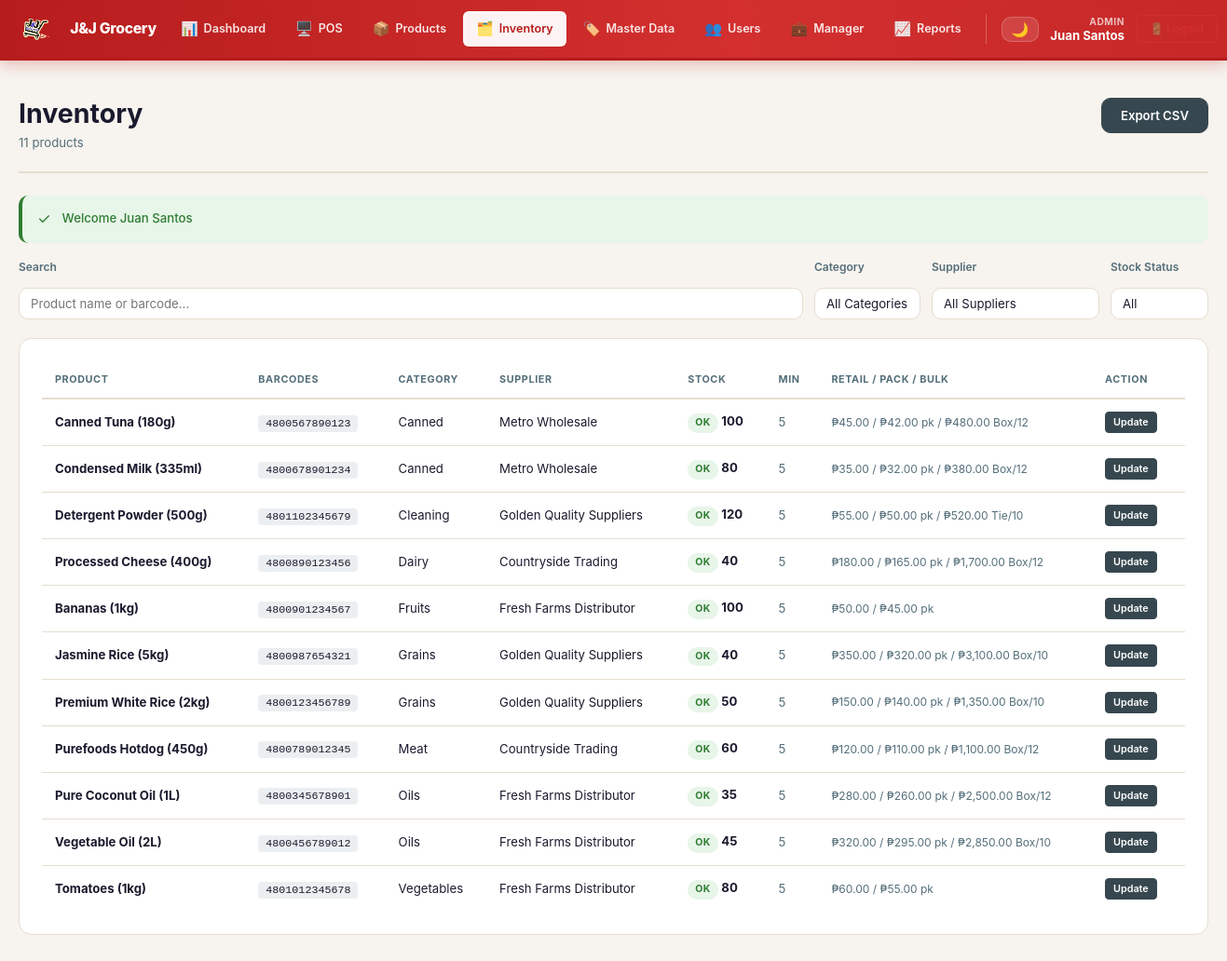
Page /pages/inventory.php (signed in) on the committed database.
### tables this page shows
CREATE TABLE products (
    id INT AUTO_INCREMENT PRIMARY KEY,
    name VARCHAR(150) NOT NULL,
    barcode VARCHAR(50) UNIQUE,
    description TEXT,
    category_id INT,
    supplier_id INT,
    
     
    price_retail DECIMAL(10, 2) NOT NULL,
    
     
    price_sarisar DECIMAL(10, 2),
    
     
    price_bulk DECIMAL(10, 2),
    bulk_unit VARCHAR(50) DEFAULT 'Dozen',
    
     
    quantity INT,
    min_quantity INT DEFAULT 5,
    
    active TINYINT(1) DEFAULT 1,
    created_at TIMESTAMP DEFAULT CURRENT_TIMESTAMP,
    updated_at TIMESTAMP DEFAULT CURRENT_TIMESTAMP ON UPDATE CURRENT_TIMESTAMP,
    FOREIGN KEY (category_id) REFERENCES categories(id) ON DELETE SET NULL,
    FOREIGN KEY (supplier_id) REFERENCES suppliers(id) ON DELETE SET NULL,
    INDEX idx_barcode (barcode),
    INDEX idx_category (category_id),
    INDEX idx_supplier (supplier_id),
    INDEX idx_active (active)
);

CREATE TABLE categories (
    id INT AUTO_INCREMENT PRIMARY KEY,
    name VARCHAR(100) NOT NULL UNIQUE,
    description TEXT,
    created_at TIMESTAMP DEFAULT CURRENT_TIMESTAMP,
    INDEX idx_name (name)
);

CREATE TABLE suppliers (
    id INT AUTO_INCREMENT PRIMARY KEY,
    name VARCHAR(150) NOT NULL UNIQUE,
    contact VARCHAR(20),
    email VARCHAR(100),
    address TEXT,
    created_at TIMESTAMP DEFAULT CURRENT_TIMESTAMP,
    updated_at TIMESTAMP DEFAULT CURRENT_TIMESTAMP ON UPDATE CURRENT_TIMESTAMP,
    INDEX idx_name (name)
);

### config/database.php (called while the page is built, shortened)
<?php
class Database {
    public $connection;
    private function connect() {
        $this->connection = new mysqli(
            DB_HOST,
            DB_USER,
            DB_PASS,
            DB_NAME,
            DB_PORT
        );
        $this->connection->set_charset("utf8mb4");
    }
        ?>
        <?php
    public function query($sql, $params = []) {
        $stmt = $this->connection->prepare($sql);
        if (!$stmt->execute()) {
            $this->last_error = $stmt->error;
            return false;
        }
        return $stmt->get_result();
    }
    public function fetchAll($sql, $params = []) {
        $result = $this->query($sql, $params);
        $data = [];
        if ($result) {
            while ($row = $result->fetch_assoc()) {
                $data[] = $row;
            }
        }
        return $data;
    }
}
$db = new Database();
?>

### pages/inventory.php (the view, shortened to what this page needs)
<?php
require_once __DIR__ . '/../config/database.php';
require_once __DIR__ . '/../config/helpers.php';
$page_title = 'Inventory';
$products = $db->fetchAll(
    "SELECT p.id, p.name, p.barcode, p.quantity, p.min_quantity,
            p.price_retail, p.price_sarisar, p.price_bulk, p.bulk_unit,
            c.name AS category_name, c.id AS category_id,
            s.name AS supplier_name, s.id AS supplier_id
     FROM products p
     LEFT JOIN categories c ON p.category_id = c.id
     LEFT JOIN suppliers s  ON p.supplier_id  = s.id
     WHERE p.active = 1
     ORDER BY c.name, p.name"
);
?>
<!DOCTYPE html>
<html lang="fil">
<head>
    <link rel="stylesheet" href="<?php echo CSS_URL; ?>/main.css">
</head>
<body class="dashboard-page">
    <?php include __DIR__ . '/../templates/navbar.php'; ?>
    <div class="dashboard-container">
        <div class="page-header">
            <div>
                <h1><?php echo $page_title; ?></h1>
                <p class="text-muted"><?php echo count($products); ?> products</p>
            </div>
            <button class="btn btn-secondary" onclick="exportInventory()">Export CSV</button>
        </div>
        <?php displayMessage(); ?>
        <div class="filter-bar">
            <div class="filter-item filter-search">
                <label>Search</label>
                <input type="text" id="searchInput" placeholder="Product name or barcode..." oninput="applyFilters()">
            </div>
            <div class="filter-item">
                <label>Category</label>
                <select id="categoryFilter" onchange="applyFilters()">
                    <option value="">All Categories</option>
                </select>
            </div>
            <div class="filter-item">
                <label>Supplier</label>
                <select id="supplierFilter" onchange="applyFilters()">
                    <option value="">All Suppliers</option>
                </select>
            </div>
            <div class="filter-item">
                <label>Stock Status</label>
                <select id="stockFilter" onchange="applyFilters()">
                    <option value="">All</option>
                </select>
            </div>
        </div>
        <div class="card card-flat" style="overflow-x:auto">
            <table class="data-table" id="inventoryTable">
                <thead>
                    <tr>
                        <th>Product</th>
                        <th>Barcodes</th>
                        <th>Category</th>
                        <th>Supplier</th>
                        <th>Stock</th>
                        <th>Min</th>
                        <th>Retail / Pack / Bulk</th>
                        <th style="width:100px">Action</th>
                    </tr>
                </thead>
                <tbody>
                <?php foreach ($products as $p):
                    $qty  = $p['quantity'];
                    $min  = max(1, (int)($p['min_quantity'] ?? 5));
                    if ($qty === null)          { $status = 'na';       $badge = 'stock-na';       $badge_text = 'N/A'; }
                    elseif ($qty <= 0)          { $status = 'critical'; $badge = 'stock-out';      $badge_text = 'OUT'; }
                    elseif ($qty <= $min)       { $status = 'critical'; $badge = 'stock-critical'; $badge_text = 'CRITICAL'; }
                    elseif ($qty <= $min * 1.5) { $status = 'low';      $badge = 'stock-low';      $badge_text = 'LOW'; }
                    else                        { $status = 'ok';       $badge = 'stock-ok';       $badge_text = 'OK'; }
                    $all_barcodes = [$p['barcode']];
                    $prices = [];
                    if ($p['price_retail'] > 0)  $prices[] = '₱' . number_format($p['price_retail'],2);
                    if (!empty($p['price_sarisar']) && $p['price_sarisar'] > 0) $prices[] = '₱' . number_format($p['price_sarisar'],2) . ' pk';
                    if (!empty($p['price_bulk']) && $p['price_bulk'] > 0)       $prices[] = '₱' . number_format($p['price_bulk'],2) . ' ' . ($p['bulk_unit'] ?: 'bulk');
                ?>
                    <tr data-name="<?php echo strtolower(htmlspecialchars($p['name'])); ?>"
                        data-barcodes="<?php echo implode(' ', $all_barcodes); ?>"
                        data-category="<?php echo $p['category_id']; ?>"
                        data-supplier="<?php echo $p['supplier_id']; ?>"
                        data-status="<?php echo $status; ?>">
                        <td><strong><?php echo htmlspecialchars($p['name']); ?></strong></td>
                        <td>
                            <code><?php echo htmlspecialchars($p['barcode']); ?></code>
                        </td>
                        <td><?php echo htmlspecialchars($p['category_name'] ?? '—'); ?></td>
                        <td><?php echo htmlspecialchars($p['supplier_name'] ?? '—'); ?></td>
                        <td>
                            <span class="stock-badge <?php echo $badge; ?>"><?php echo $badge_text; ?></span>
                            <?php if ($qty !== null): ?> <strong><?php echo $qty; ?></strong><?php endif; ?>
                        </td>
                        <td class="text-muted"><?php echo $min; ?></td>
                        <td class="text-sm text-muted"><?php echo implode(' / ', $prices); ?></td>
                        <td>
                            <?php if ($qty !== null): ?>
                                <button class="btn btn-xs btn-secondary"
                                    onclick="openStockModal(<?php echo $p['id']; ?>,'<?php echo htmlspecialchars(addslashes($p['name'])); ?>',<?php echo (int)$qty; ?>)">
                                    Update
                                </button>
                            <?php else: ?>
                                <span class="text-muted text-xs">Untracked</span>
                            <?php endif; ?>
                        </td>
                    </tr>
                <?php endforeach; ?>
                </tbody>
            </table>
        </div>
    </div>
</body>
</html>

### templates/navbar.php (shortened to what this page needs)
<?php
require_once __DIR__ . '/../config/helpers.php';
$current_page = basename($_SERVER['PHP_SELF']);
$user = getCurrentUser();
?>
<link rel="stylesheet" href="<?php echo CSS_URL; ?>/theme.css">
<nav class="navbar">
    <div class="navbar-container">
        <div class="navbar-brand">
            <img src="<?php echo IMG_URL; ?>/logo-nobg.png" alt="J&J" style="height:33px;margin-right:9px;">
            <a href="<?php echo BASE_URL; ?>/pages/dashboard.php" class="brand-name">J&amp;J Grocery</a>
        </div>
        <div class="navbar-menu">
            <a href="<?php echo BASE_URL; ?>/pages/dashboard.php"
               class="nav-link <?php echo $current_page === 'dashboard.php' ? 'active' : ''; ?>">
                <span class="nav-icon">📊</span> Dashboard
            </a>
            <?php if (hasRole('cashier') || hasRole('admin')): ?>
            <a href="<?php echo BASE_URL; ?>/pages/pos.php"
               class="nav-link <?php echo in_array($current_page, ['pos.php','sales.php']) ? 'active' : ''; ?>">
                <span class="nav-icon">🖥️</span> POS
            </a>
            <?php endif; ?>
            <?php if (hasRole('admin') || hasRole('manager')): ?>
            <a href="<?php echo BASE_URL; ?>/pages/products.php"
               class="nav-link <?php echo $current_page === 'products.php' ? 'active' : ''; ?>">
                <span class="nav-icon">📦</span> Products
            </a>
            <?php endif; ?>
            <?php if (hasRole('admin') || hasRole('inventory_checker') || hasRole('manager')): ?>
            <a href="<?php echo BASE_URL; ?>/pages/inventory.php"
               class="nav-link <?php echo $current_page === 'inventory.php' ? 'active' : ''; ?>">
                <span class="nav-icon">🗂️</span> Inventory
            </a>
            <?php endif; ?>
            <?php if (hasRole('admin')): ?>
            <a href="<?php echo BASE_URL; ?>/pages/master-data.php"
               class="nav-link <?php echo $current_page === 'master-data.php' ? 'active' : ''; ?>">
                <span class="nav-icon">🏷️</span> Master Data
            </a>
            <a href="<?php echo BASE_URL; ?>/pages/users.php"
               class="nav-link <?php echo $current_page === 'users.php' ? 'active' : ''; ?>">
                <span class="nav-icon">👥</span> Users
            </a>
            <?php endif; ?>
            <?php if (hasRole('manager') || hasRole('admin')): ?>
            <a href="<?php echo BASE_URL; ?>/pages/manager.php"
               class="nav-link <?php echo $current_page === 'manager.php' ? 'active' : ''; ?>">
                <span class="nav-icon">💼</span> Manager
            </a>
            <a href="<?php echo BASE_URL; ?>/pages/reports.php"
               class="nav-link <?php echo in_array($current_page, ['reports.php','sales-report.php']) ? 'active' : ''; ?>">
                <span class="nav-icon">📈</span> Reports
            </a>
            <?php endif; ?>
        </div>
        <div class="navbar-right">
            <button class="theme-toggle" onclick="toggleTheme()" title="Toggle dark / light mode">
                <span class="tt-icon" id="themeIcon">🌙</span>
            </button>
            <div class="user-info">
                <div class="user-role"><?php echo ucfirst(str_replace('_', ' ', $user['role'])); ?></div>
                <div class="user-name"><?php echo htmlspecialchars($user['name']); ?></div>
            </div>
            <a href="<?php echo BASE_URL; ?>/auth/logout.php" class="btn btn-outline btn-sm">
                🚪 Logout
            </a>
        </div>
    </div>
</nav>

### config/helpers.php (shortened to what this page needs)
<?php
function hasRole($role) {
    return isset($_SESSION['role']) && $_SESSION['role'] === $role;
}
function getCurrentUser() {
    return [
        'id' => $_SESSION['user_id'] ?? null,
        'name' => $_SESSION['user_name'] ?? 'User',
        'username' => $_SESSION['username'] ?? null,
        'role' => $_SESSION['role'] ?? null
    ];
}
function getMessage() {
    $message = $_SESSION['message'] ?? '';
    $type = $_SESSION['message_type'] ?? 'info';
    return ['message' => $message, 'type' => $type];
}
function displayMessage() {
    $msg = getMessage();
    if (!empty($msg['message'])) {
        $type = $msg['type'];
        $icon = ['success' => '✓', 'error' => '✕', 'warning' => '⚠', 'info' => 'ℹ'][$type] ?? 'ℹ';
        echo <<<HTML
        <div class="alert alert-{$type}">
            <span class="alert-icon">{$icon}</span>
            <div class="alert-content">
                <div class="alert-message">{$msg['message']}</div>
            </div>
        </div>
        HTML;
    }
}
?>

### public/css/theme.css (style rules this page uses)
.navbar { background: linear-gradient(90deg, #B71C1C 0%, #D32F2F 60%, #C62828 100%) !important; }
.page-header { padding-bottom: var(--space-5); margin-bottom: var(--space-6); border-bottom: 2px solid var(--c-border); }
.theme-toggle { display: flex; align-items: center; gap: 5px; background: rgba(255,255,255,.12); border: 1px solid rgba(255,255,255,.2); color: #fff; cursor: pointer; padding: 5px 10px; border-radius: var(--radius-md); font-size: .85rem; font-family: var(--font-sans); font-weight: 500; transition: var(--transition); line-height: 1; }
.theme-toggle .tt-icon { font-size: 1rem; }

### pages/inventory.php (style rules this page uses)
.filter-bar { display: flex; gap: 12px; flex-wrap: wrap; align-items: flex-end; margin-bottom: var(--space-5); }
.filter-bar .filter-item { display: flex; flex-direction: column; gap: 4px; }
.filter-bar .filter-item label { font-size:.8rem; font-weight:600; color:var(--c-text-soft); }
.filter-bar select, .filter-bar input { padding:8px 12px; border:1.5px solid var(--c-border); border-radius:var(--radius-md); font-size:.88rem; background:var(--c-surface); color:var(--c-text); font-family:var(--font-sans); }
.filter-bar .filter-search { flex:1; min-width:200px; }
.stock-badge { display:inline-flex; align-items:center; padding:2px 8px; border-radius:var(--radius-pill); font-size:.7rem; font-weight:700; text-transform:uppercase; letter-spacing:.3px; }
.stock-ok { background:var(--c-success-light); color:var(--c-success); }

### rows in the picture
products: name "Canned Tuna (180g)", barcode "4800567890123", category.name "Canned", supplier.name "Metro Wholesale", badge_text "OK", quantity "100", min_quantity "5", prices "₱45.00 / ₱42.00 pk / ₱480.00 Box/12"
products: name "Condensed Milk (335ml)", barcode "4800678901234", category.name "Canned", supplier.name "Metro Wholesale", badge_text "OK", quantity "80", min_quantity "5", prices "₱35.00 / ₱32.00 pk / ₱380.00 Box/12"
products: name "Detergent Powder (500g)", barcode "4801102345679", category.name "Cleaning", supplier.name "Golden Quality Suppliers", badge_text "OK", quantity "120", min_quantity "5", prices "₱55.00 / ₱50.00 pk / ₱520.00 Tie/10"
products: name "Processed Cheese (400g)", barcode "4800890123456", category.name "Dairy", supplier.name "Countryside Trading", badge_text "OK", quantity "40", min_quantity "5", prices "₱180.00 / ₱165.00 pk / ₱1,700.00 Box/12"
products: name "Bananas (1kg)", barcode "4800901234567", category.name "Fruits", supplier.name "Fresh Farms Distributor", badge_text "OK", quantity "100", min_quantity "5", prices "₱50.00 / ₱45.00 pk"
products: name "Jasmine Rice (5kg)", barcode "4800987654321", category.name "Grains", supplier.name "Golden Quality Suppliers", badge_text "OK", quantity "40", min_quantity "5", prices "₱350.00 / ₱320.00 pk / ₱3,100.00 Box/10"
products: name "Premium White Rice (2kg)", barcode "4800123456789", category.name "Grains", supplier.name "Golden Quality Suppliers", badge_text "OK", quantity "50", min_quantity "5", prices "₱150.00 / ₱140.00 pk / ₱1,350.00 Box/10"
products: name "Purefoods Hotdog (450g)", barcode "4800789012345", category.name "Meat", supplier.name "Countryside Trading", badge_text "OK", quantity "60", min_quantity "5", prices "₱120.00 / ₱110.00 pk / ₱1,100.00 Box/12"
products: name "Pure Coconut Oil (1L)", barcode "4800345678901", category.name "Oils", supplier.name "Fresh Farms Distributor", badge_text "OK", quantity "35", min_quantity "5", prices "₱280.00 / ₱260.00 pk / ₱2,500.00 Box/12"
products: name "Vegetable Oil (2L)", barcode "4800456789012", category.name "Oils", supplier.name "Fresh Farms Distributor", badge_text "OK", quantity "45", min_quantity "5", prices "₱320.00 / ₱295.00 pk / ₱2,850.00 Box/10"
products: name "Tomatoes (1kg)", barcode "4801012345678", category.name "Vegetables", supplier.name "Fresh Farms Distributor", badge_text "OK", quantity "80", min_quantity "5", prices "₱60.00 / ₱55.00 pk"

### other values in the picture
str_replace('_', ' ', $user['role']) "ADMIN"
$user['name'] "Juan Santos"
$page_title "Inventory"
count($products) "11"
$icon "✓"
$msg['message'] "Welcome Juan Santos"
